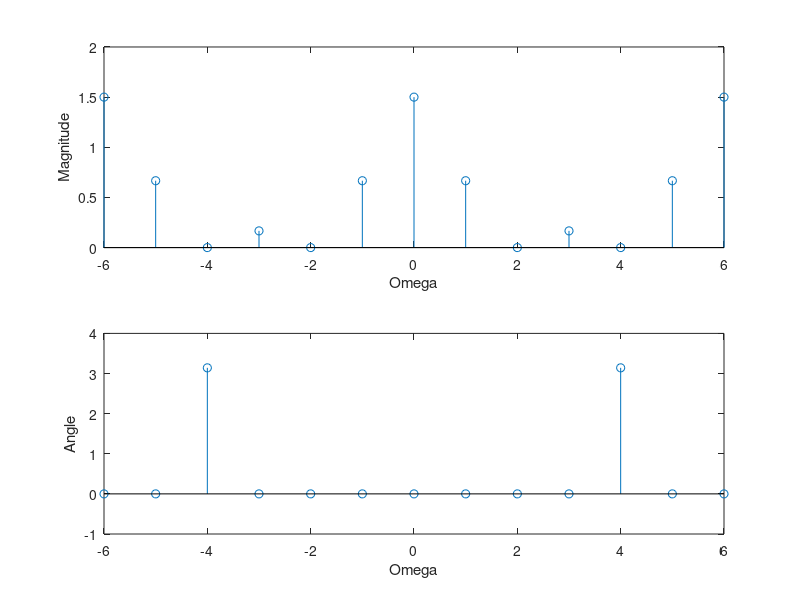

This chart was generated by the following MATLAB code:
clear;
clc;
format compact;

N = 6;
r = -N:N;

Dr = (1/6) .* (exp(1i .* r .* (2*pi/3)) + 2 .* exp(1i .* r .* (pi/3)) + 3 + 2 .* exp(-1i .* r .* (pi/3)) + exp(-1i .* r .* (2*pi/3)));

figure;
subplot(2, 1, 1);
stem(r, abs(Dr));

xlabel('Omega');
ylabel('Magnitude');

subplot(2, 1, 2);
stem(r, angle(Dr));
xlabel('Omega');
ylabel('Angle');